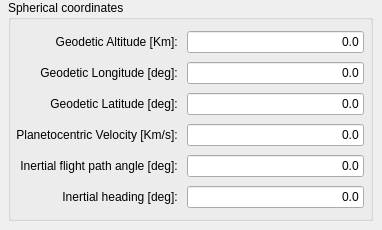
        <widget class="QWidget" name="sphericalPage">
         <widget class="QGroupBox" name="SphericalCoordGroupBox">
          <property name="geometry">
           <rect>
            <x>8</x>
            <y>0</y>
            <width>365</width>
            <height>221</height>
           </rect>
          </property>
          <property name="title">
           <string>Spherical coordinates</string>
          </property>
          <widget class="QWidget" name="layoutWidget">
           <property name="geometry">
            <rect>
             <x>8</x>
             <y>28</y>
             <width>348</width>
             <height>184</height>
            </rect>
           </property>
           <layout class="QGridLayout" name="gridLayout_4">
            <item row="0" column="0">
             <widget class="QLabel" name="EntryAltlabel">
              <property name="text">
               <string>Geodetic Altitude [Km]: </string>
              </property>
              <property name="alignment">
               <set>Qt::AlignRight|Qt::AlignTrailing|Qt::AlignVCenter</set>
              </property>
             </widget>
            </item>
            <item row="0" column="1">
             <widget class="QLineEdit" name="EntryAltLineEdit">
              <property name="text">
               <string>0.0</string>
              </property>
              <property name="alignment">
               <set>Qt::AlignRight|Qt::AlignTrailing|Qt::AlignVCenter</set>
              </property>
             </widget>
            </item>
            <item row="1" column="0">
             <widget class="QLabel" name="EntryLonlabel">
              <property name="text">
               <string>Geodetic Longitude [deg]: </string>
              </property>
              <property name="alignment">
               <set>Qt::AlignRight|Qt::AlignTrailing|Qt::AlignVCenter</set>
              </property>
             </widget>
            </item>
            <item row="1" column="1">
             <widget class="QLineEdit" name="EntryLonLineEdit">
              <property name="text">
               <string>0.0</string>
              </property>
              <property name="alignment">
               <set>Qt::AlignRight|Qt::AlignTrailing|Qt::AlignVCenter</set>
              </property>
             </widget>
            </item>
            <item row="2" column="0">
             <widget class="QLabel" name="EntryLatlabel">
              <property name="text">
               <string>Geodetic Latitude [deg]: </string>
              </property>
              <property name="alignment">
               <set>Qt::AlignRight|Qt::AlignTrailing|Qt::AlignVCenter</set>
              </property>
             </widget>
            </item>
            <item row="2" column="1">
             <widget class="QLineEdit" name="EntryLatLineEdit">
              <property name="text">
               <string>0.0</string>
              </property>
              <property name="alignment">
               <set>Qt::AlignRight|Qt::AlignTrailing|Qt::AlignVCenter</set>
              </property>
             </widget>
            </item>
            <item row="3" column="0">
             <widget class="QLabel" name="InertialVlabel">
              <property name="text">
               <string>Planetocentric Velocity [Km/s]: </string>
              </property>
              <property name="alignment">
               <set>Qt::AlignRight|Qt::AlignTrailing|Qt::AlignVCenter</set>
              </property>
             </widget>
            </item>
            <item row="3" column="1">
             <widget class="QLineEdit" name="InertialVLineEdit">
              <property name="text">
               <string>0.0</string>
              </property>
              <property name="alignment">
               <set>Qt::AlignRight|Qt::AlignTrailing|Qt::AlignVCenter</set>
              </property>
             </widget>
            </item>
            <item row="4" column="0">
             <widget class="QLabel" name="InertialFPAlabel">
              <property name="text">
               <string>Inertial flight path angle [deg]: </string>
              </property>
              <property name="alignment">
               <set>Qt::AlignRight|Qt::AlignTrailing|Qt::AlignVCenter</set>
              </property>
             </widget>
            </item>
            <item row="4" column="1">
             <widget class="QLineEdit" name="InertiaFPALineEdit">
              <property name="text">
               <string>0.0</string>
              </property>
              <property name="alignment">
               <set>Qt::AlignRight|Qt::AlignTrailing|Qt::AlignVCenter</set>
              </property>
             </widget>
            </item>
            <item row="5" column="0">
             <widget class="QLabel" name="InertialHeadlabel">
              <property name="text">
               <string>Inertial heading [deg]: </string>
              </property>
              <property name="alignment">
               <set>Qt::AlignRight|Qt::AlignTrailing|Qt::AlignVCenter</set>
              </property>
             </widget>
            </item>
            <item row="5" column="1">
             <widget class="QLineEdit" name="InertialHeadLineEdit">
              <property name="text">
               <string>0.0</string>
              </property>
              <property name="alignment">
               <set>Qt::AlignRight|Qt::AlignTrailing|Qt::AlignVCenter</set>
              </property>
             </widget>
            </item>
           </layout>
          </widget>
         </widget>
        </widget>
